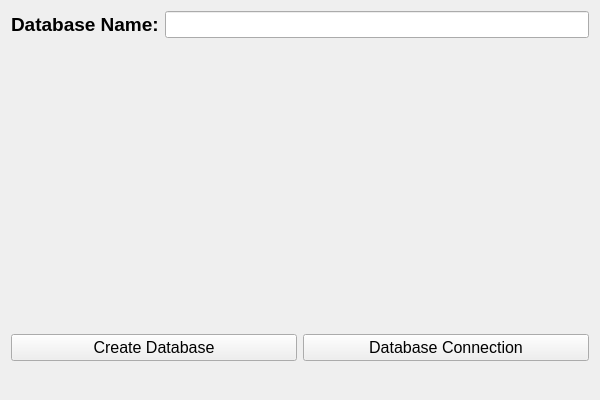
<?xml version="1.0" encoding="UTF-8"?>
<ui version="4.0">
 <class>Form</class>
 <widget class="QWidget" name="Form">
  <property name="geometry">
   <rect>
    <x>0</x>
    <y>0</y>
    <width>600</width>
    <height>400</height>
   </rect>
  </property>
  <property name="windowTitle">
   <string>Form</string>
  </property>
  <layout class="QVBoxLayout" name="verticalLayout">
   <item>
    <layout class="QHBoxLayout" name="horizontalLayout">
     <item>
      <widget class="QLabel" name="label">
       <property name="font">
        <font>
         <pointsize>14</pointsize>
         <bold>true</bold>
        </font>
       </property>
       <property name="text">
        <string>Database Name:</string>
       </property>
      </widget>
     </item>
     <item>
      <widget class="QLineEdit" name="lineEdit">
       <property name="font">
        <font>
         <pointsize>12</pointsize>
        </font>
       </property>
      </widget>
     </item>
    </layout>
   </item>
   <item>
    <spacer name="verticalSpacer">
     <property name="orientation">
      <enum>Qt::Vertical</enum>
     </property>
     <property name="sizeHint" stdset="0">
      <size>
       <width>20</width>
       <height>40</height>
      </size>
     </property>
    </spacer>
   </item>
   <item>
    <layout class="QHBoxLayout" name="horizontalLayout_2">
     <item>
      <widget class="QPushButton" name="pushButtonCreateDb">
       <property name="font">
        <font>
         <pointsize>12</pointsize>
        </font>
       </property>
       <property name="text">
        <string>Create Database</string>
       </property>
      </widget>
     </item>
     <item>
      <widget class="QPushButton" name="pushButtonDbCon">
       <property name="font">
        <font>
         <pointsize>12</pointsize>
        </font>
       </property>
       <property name="text">
        <string>Database Connection</string>
       </property>
      </widget>
     </item>
    </layout>
   </item>
   <item>
    <widget class="QLabel" name="labelResult">
     <property name="font">
      <font>
       <pointsize>14</pointsize>
       <bold>true</bold>
      </font>
     </property>
     <property name="text">
      <string/>
     </property>
    </widget>
   </item>
  </layout>
 </widget>
 <resources/>
 <connections/>
</ui>
